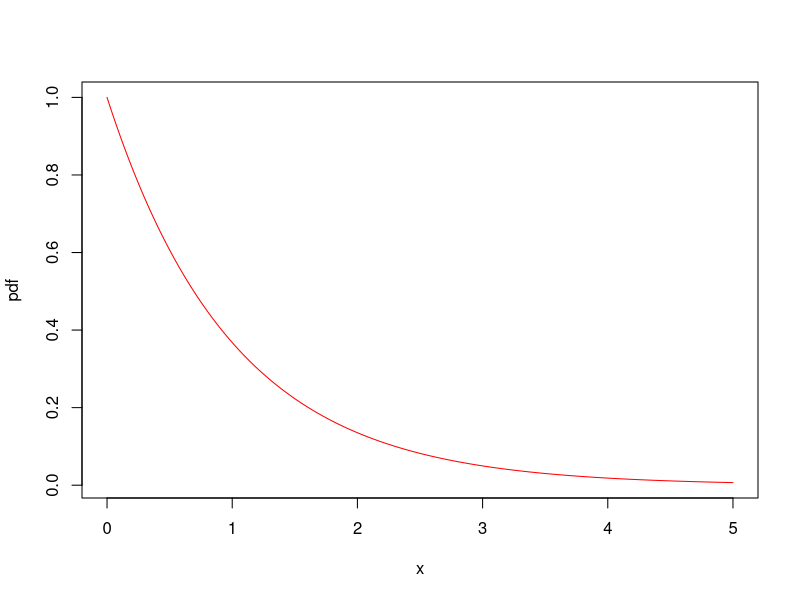

The R source for this figure:
## ---- chunk 1
library(ggplot2)    # Library for plotting
## ---- chunk 2
fexp <- function (x, lambda = 1) {
  return(lambda * exp(1)^(-lambda*x))
}

x<-seq(0, 5, 0.01); y1=fexp(x, 1);

plot(x, y1, col="red", type="l", xlab="x", ylab="pdf")
## ---- chunk 3
integrate(function(x) x*fexp(x, lambda = 1), 0, Inf)
integrate(function(x) x*fexp(x, lambda = 2), 0, Inf)
integrate(function(x) x*fexp(x, lambda = 3), 0, Inf)
integrate(function(x) x*fexp(x, lambda = 4), 0, Inf)
## ---- chunk 4
pexp(10000, rate = 1/10000, lower.tail = TRUE, log.p = FALSE)
## ---- chunk 5
pexp(5000, rate = 1/10000, lower.tail = FALSE, log.p = FALSE)
## ---- chunk 6
pexp(10000, rate = 1/10000, lower.tail = TRUE, log.p = TRUE) -
pexp(5000, rate = 1/10000, lower.tail = TRUE, log.p = TRUE)
